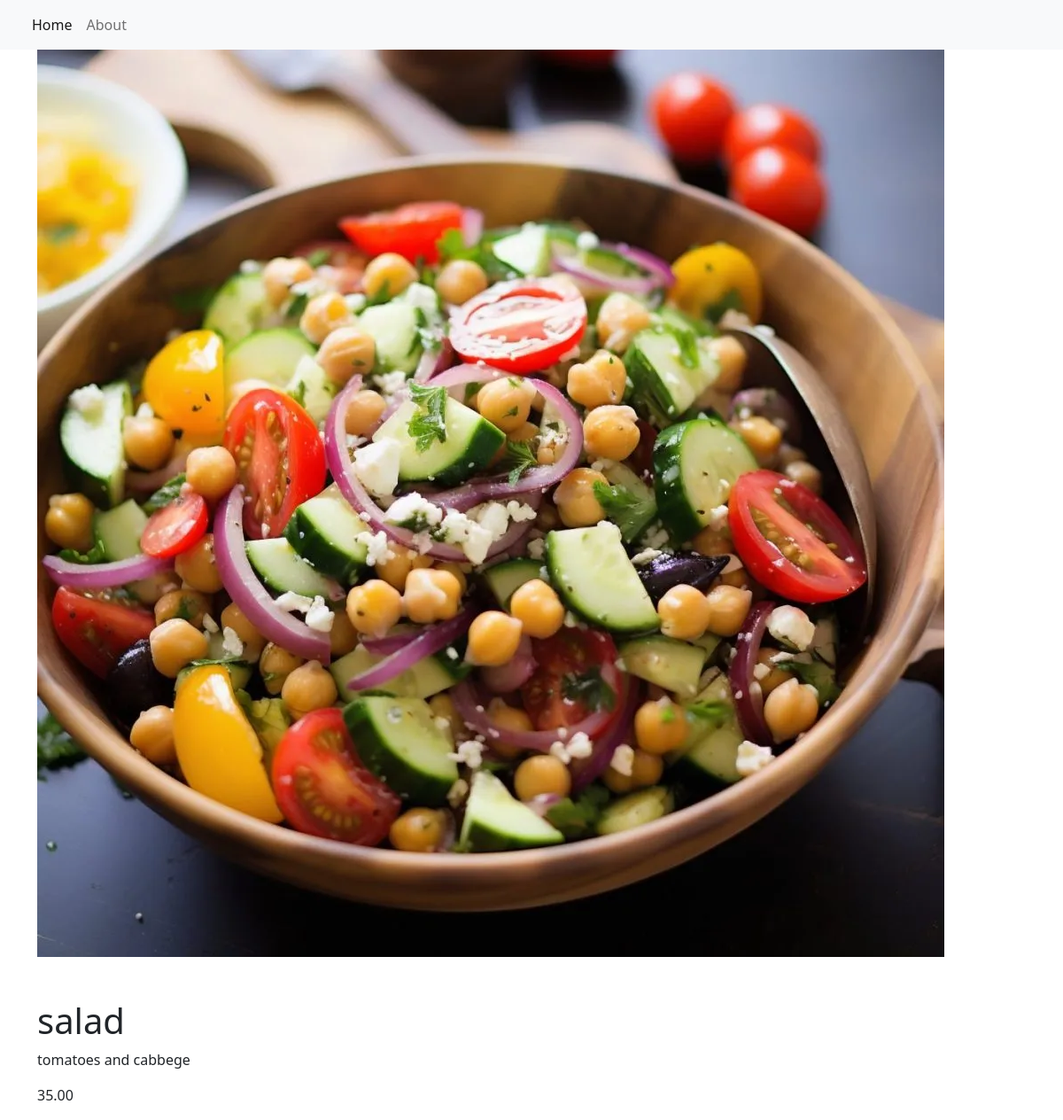
Before: /item/1/ with the older database file.
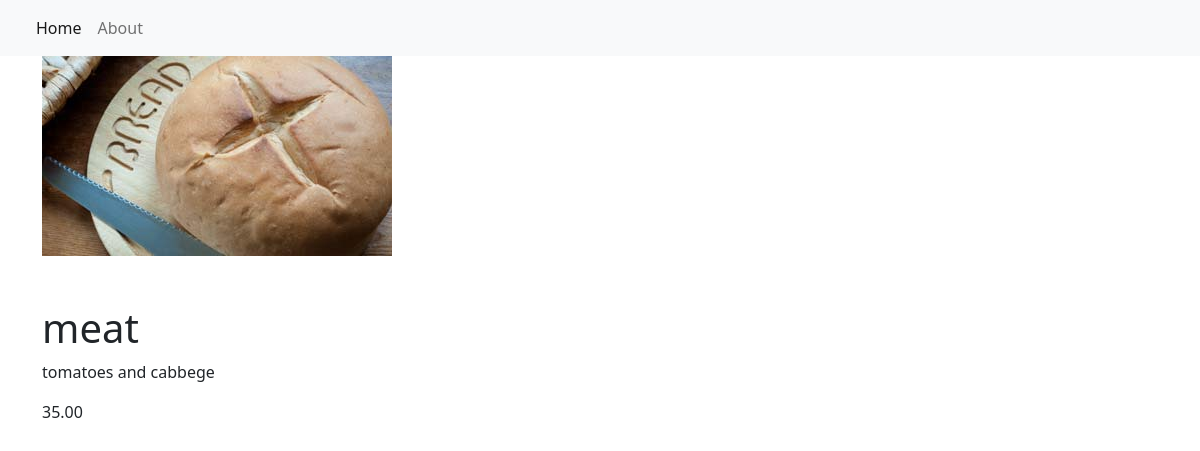
After: the same page with the newer database file.
### restaurant_menu/models.py (models this page shows, shortened)
class Item(models.Model):
    meal = models.CharField(max_length=10000, unique=True)
    description = models.CharField(max_length=2000)
    image = models.ImageField(upload_to="products/")
    price = models.DecimalField(max_digits=10, decimal_places=2)
    meal_type = models.CharField(max_length=200, choices=MEAL_TYPE)
    author = models.ForeignKey(User, on_delete=models.PROTECT)
    status = models.IntegerField(choices=STATUS, default=1)
    date_created = models.DateTimeField(auto_now=True)
    date_updated = models.DateTimeField(auto_now=True)

### restaurant_menu/views.py (the view)
# urls.py: path('item/<int:pk>/', views.MenuItemDetail.as_view(), name="menu_item"),
class MenuItemDetail(generic.DetailView):
    model = Item
    template_name = "menu_item_detail.html"

### restaurant_menu/templates/menu_item_detail.html
{% extends 'base.html' %}
{% block content %}
<div class="container">
     <img src = "{{item.image.url}}">
    <h1 class="pt-5">{{ item.meal }}</h1>
    <p>{{ item.description }}</p>
     <p>{{ item.price }}</p>
</div>
{% endblock content %} =

Changed rows visible on the page:
changed Item "tomatoes and cabbege": image: a different picture; meal "salad" → "meat"
